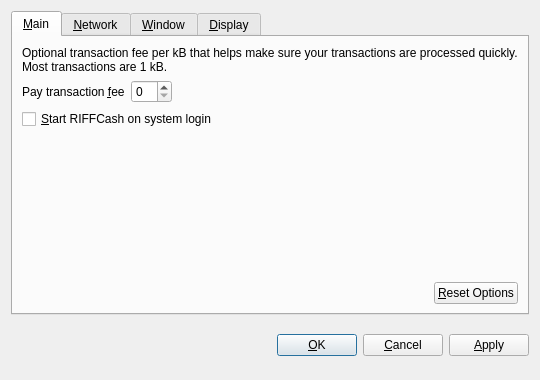
<?xml version="1.0" encoding="UTF-8"?>
<ui version="4.0">
 <class>OptionsDialog</class>
 <widget class="QDialog" name="OptionsDialog">
  <property name="geometry">
   <rect>
    <x>0</x>
    <y>0</y>
    <width>540</width>
    <height>380</height>
   </rect>
  </property>
  <property name="windowTitle">
   <string>Options</string>
  </property>
  <property name="modal">
   <bool>true</bool>
  </property>
  <layout class="QVBoxLayout" name="verticalLayout">
   <item>
    <widget class="QTabWidget" name="tabWidget">
     <property name="tabPosition">
      <enum>QTabWidget::North</enum>
     </property>
     <property name="currentIndex">
      <number>0</number>
     </property>
     <widget class="QWidget" name="tabMain">
      <attribute name="title">
       <string>&amp;Main</string>
      </attribute>
      <layout class="QVBoxLayout" name="verticalLayout_Main">
       <item>
        <widget class="QLabel" name="transactionFeeInfoLabel">
         <property name="text">
          <string>Optional transaction fee per kB that helps make sure your transactions are processed quickly. Most transactions are 1 kB.</string>
         </property>
         <property name="textFormat">
          <enum>Qt::PlainText</enum>
         </property>
         <property name="wordWrap">
          <bool>true</bool>
         </property>
        </widget>
       </item>
       <item>
        <layout class="QHBoxLayout" name="horizontalLayout_1_Main">
         <item>
          <widget class="QLabel" name="transactionFeeLabel">
           <property name="text">
            <string>Pay transaction &amp;fee</string>
           </property>
           <property name="textFormat">
            <enum>Qt::PlainText</enum>
           </property>
           <property name="buddy">
            <cstring>transactionFee</cstring>
           </property>
          </widget>
         </item>
         <item>
          <widget class="BitcoinAmountField" name="transactionFee"/>
         </item>
         <item>
          <spacer name="horizontalSpacer_1_Main">
           <property name="orientation">
            <enum>Qt::Horizontal</enum>
           </property>
           <property name="sizeHint" stdset="0">
            <size>
             <width>40</width>
             <height>20</height>
            </size>
           </property>
          </spacer>
         </item>
        </layout>
       </item>
       <item>
        <widget class="QCheckBox" name="bitcoinAtStartup">
         <property name="toolTip">
          <string>Automatically start RIFFCash after logging in to the system.</string>
         </property>
         <property name="text">
          <string>&amp;Start RIFFCash on system login</string>
         </property>
        </widget>
       </item>
       <item>
        <spacer name="verticalSpacer_Main">
         <property name="orientation">
          <enum>Qt::Vertical</enum>
         </property>
         <property name="sizeHint" stdset="0">
          <size>
           <width>20</width>
           <height>40</height>
          </size>
         </property>
        </spacer>
       </item>
       <item>
        <layout class="QHBoxLayout" name="horizontalLayout_2_Main">
         <item>
          <spacer name="horizontalSpacer_2_Main">
           <property name="orientation">
            <enum>Qt::Horizontal</enum>
           </property>
           <property name="sizeHint" stdset="0">
            <size>
             <width>40</width>
             <height>20</height>
            </size>
           </property>
          </spacer>
         </item>
         <item>
          <widget class="QPushButton" name="resetButton">
           <property name="toolTip">
            <string>Reset all client options to default.</string>
           </property>
           <property name="text">
            <string>&amp;Reset Options</string>
           </property>
           <property name="autoDefault">
            <bool>false</bool>
           </property>
          </widget>
         </item>
        </layout>
       </item>
      </layout>
     </widget>
     <widget class="QWidget" name="tabNetwork">
      <attribute name="title">
       <string>&amp;Network</string>
      </attribute>
      <layout class="QVBoxLayout" name="verticalLayout_Network">
       <item>
        <widget class="QCheckBox" name="mapPortUpnp">
         <property name="toolTip">
          <string>Automatically open the RIFFCash client port on the router. This only works when your router supports UPnP and it is enabled.</string>
         </property>
         <property name="text">
          <string>Map port using &amp;UPnP</string>
         </property>
        </widget>
       </item>
       <item>
        <widget class="QCheckBox" name="connectSocks">
         <property name="toolTip">
          <string>Connect to the RIFFCash network through a SOCKS proxy (e.g. when connecting through Tor).</string>
         </property>
         <property name="text">
          <string>&amp;Connect through SOCKS proxy:</string>
         </property>
        </widget>
       </item>
       <item>
        <layout class="QHBoxLayout" name="horizontalLayout_Network">
         <item>
          <widget class="QLabel" name="proxyIpLabel">
           <property name="text">
            <string>Proxy &amp;IP:</string>
           </property>
           <property name="textFormat">
            <enum>Qt::PlainText</enum>
           </property>
           <property name="buddy">
            <cstring>proxyIp</cstring>
           </property>
          </widget>
         </item>
         <item>
          <widget class="QValidatedLineEdit" name="proxyIp">
           <property name="maximumSize">
            <size>
             <width>140</width>
             <height>16777215</height>
            </size>
           </property>
           <property name="toolTip">
            <string>IP address of the proxy (e.g. 127.0.0.1)</string>
           </property>
          </widget>
         </item>
         <item>
          <widget class="QLabel" name="proxyPortLabel">
           <property name="text">
            <string>&amp;Port:</string>
           </property>
           <property name="textFormat">
            <enum>Qt::PlainText</enum>
           </property>
           <property name="buddy">
            <cstring>proxyPort</cstring>
           </property>
          </widget>
         </item>
         <item>
          <widget class="QLineEdit" name="proxyPort">
           <property name="maximumSize">
            <size>
             <width>55</width>
             <height>16777215</height>
            </size>
           </property>
           <property name="toolTip">
            <string>Port of the proxy (e.g. 9050)</string>
           </property>
          </widget>
         </item>
         <item>
          <widget class="QLabel" name="socksVersionLabel">
           <property name="text">
            <string>SOCKS &amp;Version:</string>
           </property>
           <property name="textFormat">
            <enum>Qt::PlainText</enum>
           </property>
           <property name="buddy">
            <cstring>socksVersion</cstring>
           </property>
          </widget>
         </item>
         <item>
          <widget class="QValueComboBox" name="socksVersion">
           <property name="toolTip">
            <string>SOCKS version of the proxy (e.g. 5)</string>
           </property>
          </widget>
         </item>
         <item>
          <spacer name="horizontalSpacer_Network">
           <property name="orientation">
            <enum>Qt::Horizontal</enum>
           </property>
           <property name="sizeHint" stdset="0">
            <size>
             <width>40</width>
             <height>20</height>
            </size>
           </property>
          </spacer>
         </item>
        </layout>
       </item>
       <item>
        <spacer name="verticalSpacer_Network">
         <property name="orientation">
          <enum>Qt::Vertical</enum>
         </property>
         <property name="sizeHint" stdset="0">
          <size>
           <width>20</width>
           <height>40</height>
          </size>
         </property>
        </spacer>
       </item>
      </layout>
     </widget>
     <widget class="QWidget" name="tabWindow">
      <attribute name="title">
       <string>&amp;Window</string>
      </attribute>
      <layout class="QVBoxLayout" name="verticalLayout_Window">
       <item>
        <widget class="QCheckBox" name="minimizeToTray">
         <property name="toolTip">
          <string>Show only a tray icon after minimizing the window.</string>
         </property>
         <property name="text">
          <string>&amp;Minimize to the tray instead of the taskbar</string>
         </property>
        </widget>
       </item>
       <item>
        <widget class="QCheckBox" name="minimizeOnClose">
         <property name="toolTip">
          <string>Minimize instead of exit the application when the window is closed. When this option is enabled, the application will be closed only after selecting Quit in the menu.</string>
         </property>
         <property name="text">
          <string>M&amp;inimize on close</string>
         </property>
        </widget>
       </item>
       <item>
        <spacer name="verticalSpacer_Window">
         <property name="orientation">
          <enum>Qt::Vertical</enum>
         </property>
         <property name="sizeHint" stdset="0">
          <size>
           <width>20</width>
           <height>40</height>
          </size>
         </property>
        </spacer>
       </item>
      </layout>
     </widget>
     <widget class="QWidget" name="tabDisplay">
      <attribute name="title">
       <string>&amp;Display</string>
      </attribute>
      <layout class="QVBoxLayout" name="verticalLayout_Display">
       <item>
        <layout class="QHBoxLayout" name="horizontalLayout_1_Display">
         <item>
          <widget class="QLabel" name="langLabel">
           <property name="text">
            <string>User Interface &amp;language:</string>
           </property>
           <property name="textFormat">
            <enum>Qt::PlainText</enum>
           </property>
           <property name="buddy">
            <cstring>lang</cstring>
           </property>
          </widget>
         </item>
         <item>
          <widget class="QValueComboBox" name="lang">
           <property name="toolTip">
            <string>The user interface language can be set here. This setting will take effect after restarting RIFFCash.</string>
           </property>
          </widget>
         </item>
        </layout>
       </item>
       <item>
        <layout class="QHBoxLayout" name="horizontalLayout_2_Display">
         <item>
          <widget class="QLabel" name="unitLabel">
           <property name="text">
            <string>&amp;Unit to show amounts in:</string>
           </property>
           <property name="textFormat">
            <enum>Qt::PlainText</enum>
           </property>
           <property name="buddy">
            <cstring>unit</cstring>
           </property>
          </widget>
         </item>
         <item>
          <widget class="QValueComboBox" name="unit">
           <property name="toolTip">
            <string>Choose the default subdivision unit to show in the interface and when sending coins.</string>
           </property>
          </widget>
         </item>
        </layout>
       </item>
       <item>
        <widget class="QCheckBox" name="displayAddresses">
         <property name="toolTip">
          <string>Whether to show RIFFCash addresses in the transaction list or not.</string>
         </property>
         <property name="text">
          <string>&amp;Display addresses in transaction list</string>
         </property>
        </widget>
       </item>
       <item>
        <spacer name="verticalSpacer_Display">
         <property name="orientation">
          <enum>Qt::Vertical</enum>
         </property>
         <property name="sizeHint" stdset="0">
          <size>
           <width>20</width>
           <height>40</height>
          </size>
         </property>
        </spacer>
       </item>
      </layout>
     </widget>
    </widget>
   </item>
   <item>
    <layout class="QHBoxLayout" name="horizontalLayout_Buttons">
     <item>
      <spacer name="horizontalSpacer_1">
       <property name="orientation">
        <enum>Qt::Horizontal</enum>
       </property>
       <property name="sizeHint" stdset="0">
        <size>
         <width>40</width>
         <height>48</height>
        </size>
       </property>
      </spacer>
     </item>
     <item>
      <widget class="QLabel" name="statusLabel">
       <property name="font">
        <font>
         <weight>75</weight>
         <bold>true</bold>
        </font>
       </property>
       <property name="text">
        <string/>
       </property>
       <property name="textFormat">
        <enum>Qt::PlainText</enum>
       </property>
       <property name="wordWrap">
        <bool>true</bool>
       </property>
      </widget>
     </item>
     <item>
      <spacer name="horizontalSpacer_2">
       <property name="orientation">
        <enum>Qt::Horizontal</enum>
       </property>
       <property name="sizeHint" stdset="0">
        <size>
         <width>40</width>
         <height>48</height>
        </size>
       </property>
      </spacer>
     </item>
     <item>
      <widget class="QPushButton" name="okButton">
       <property name="text">
        <string>&amp;OK</string>
       </property>
      </widget>
     </item>
     <item>
      <widget class="QPushButton" name="cancelButton">
       <property name="text">
        <string>&amp;Cancel</string>
       </property>
       <property name="autoDefault">
        <bool>false</bool>
       </property>
      </widget>
     </item>
     <item>
      <widget class="QPushButton" name="applyButton">
       <property name="text">
        <string>&amp;Apply</string>
       </property>
       <property name="autoDefault">
        <bool>false</bool>
       </property>
      </widget>
     </item>
    </layout>
   </item>
  </layout>
 </widget>
 <customwidgets>
  <customwidget>
   <class>BitcoinAmountField</class>
   <extends>QSpinBox</extends>
   <header>bitcoinamountfield.h</header>
  </customwidget>
  <customwidget>
   <class>QValueComboBox</class>
   <extends>QComboBox</extends>
   <header>qvaluecombobox.h</header>
  </customwidget>
  <customwidget>
   <class>QValidatedLineEdit</class>
   <extends>QLineEdit</extends>
   <header>qvalidatedlineedit.h</header>
  </customwidget>
 </customwidgets>
 <resources/>
 <connections/>
</ui>
